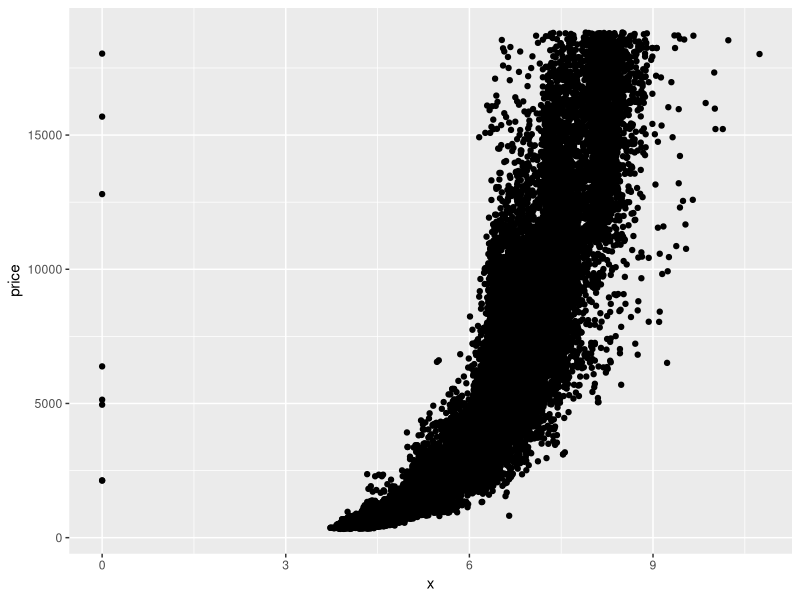
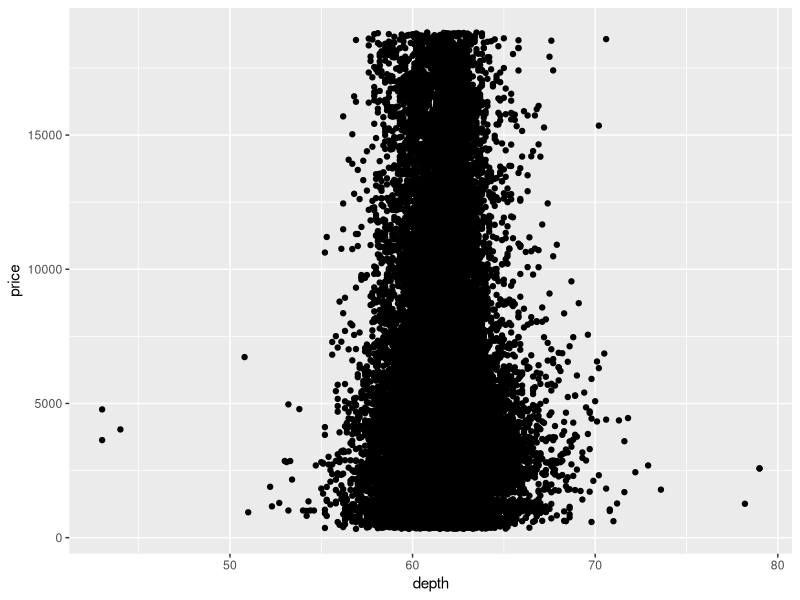
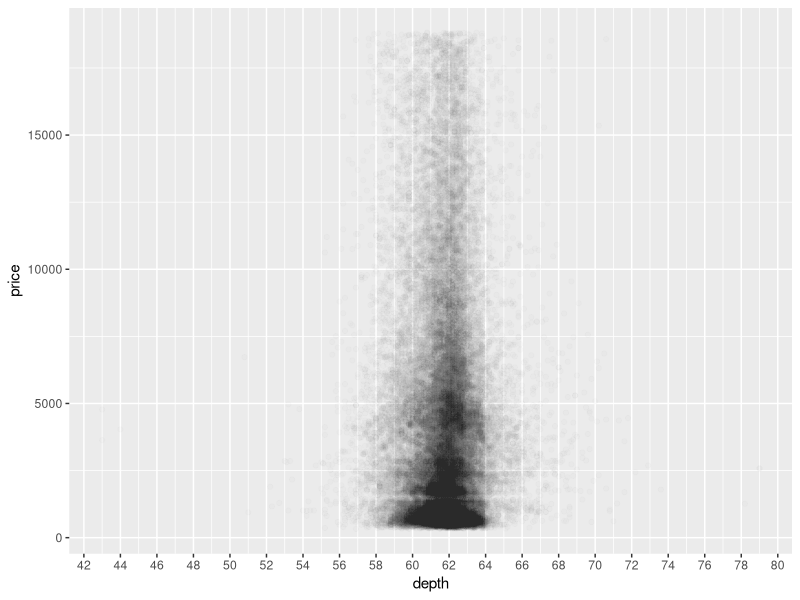
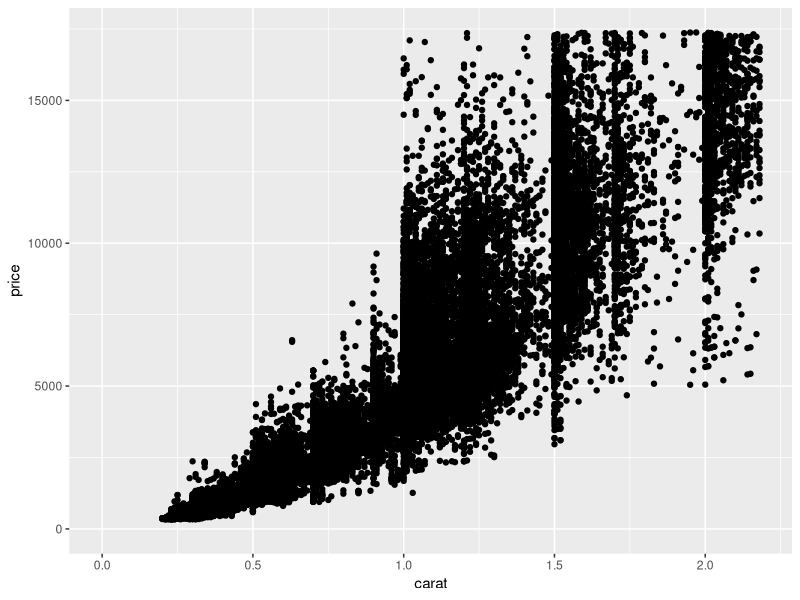
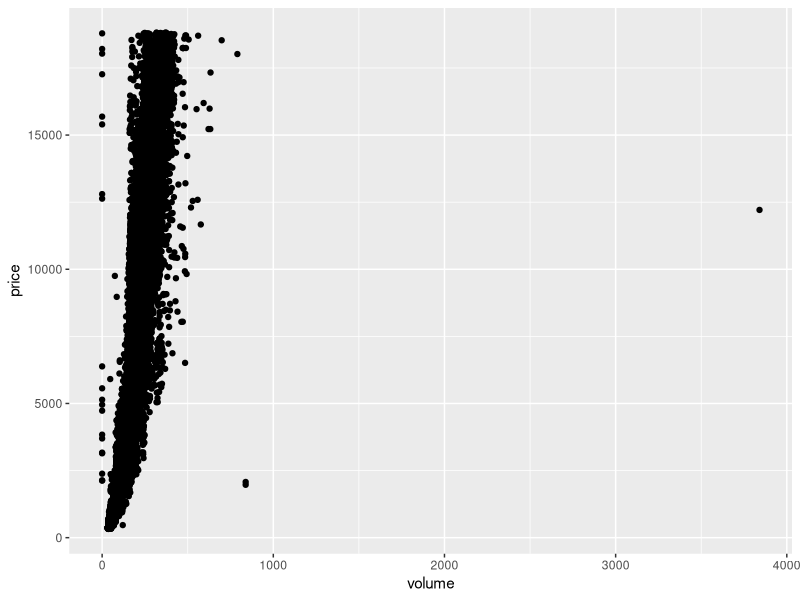
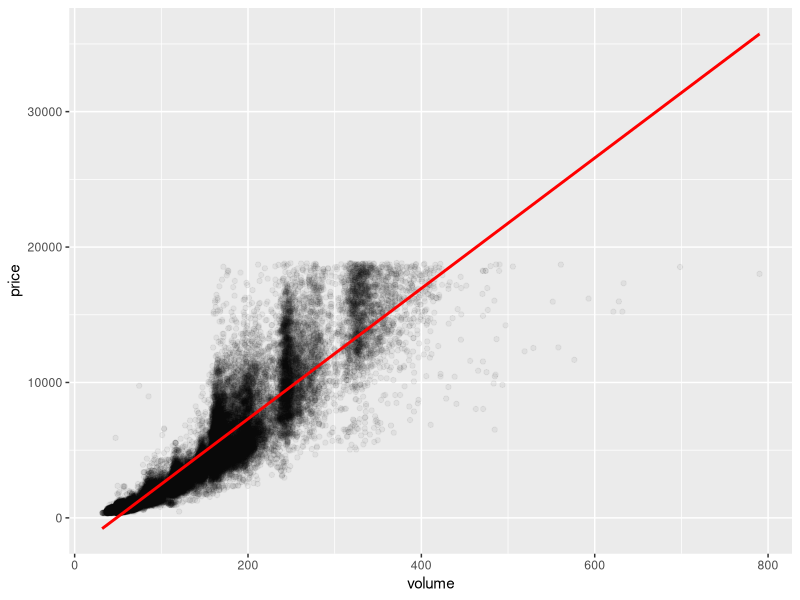
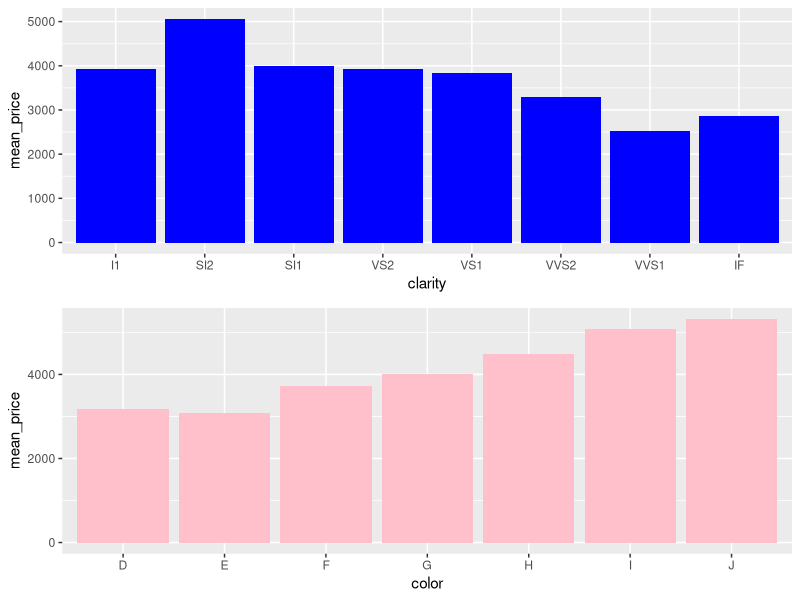

These figures' R source, in order:
## ---- chunk 1
getwd()
## ---- chunk 2
library(ggplot2)
data("diamonds")
names(diamonds)
## ---- chunk 3
ggplot ( aes(x,price), data=diamonds)+geom_point()
## ---- chunk 4

cor.test(diamonds$x,diamonds$price)
## ---- chunk 5
cor.test(diamonds$y,diamonds$price)
## ---- chunk 6
cor.test(diamonds$z,diamonds$price)
## ---- chunk 7
ggplot ( aes(depth,price), data=diamonds)+geom_point()
## ---- chunk 8
ggplot ( aes(depth,price), data=diamonds)+geom_point(alpha = 1/100)+scale_x_continuous(breaks=seq(0,80,2))
## ---- chunk 9
cor.test(diamonds$depth, diamonds$price)
## ---- chunk 10
ggplot ( aes(carat,price), data=diamonds)+geom_point()+xlim(0,quantile(diamonds$carat,0.99)) +
  ylim(0,quantile(diamonds$price,0.99))

## ---- chunk 11
diamonds$volume <- diamonds$x * diamonds$y * diamonds$z
ggplot ( aes(volume,price), data=diamonds)+geom_point()
## ---- chunk 12
library(dplyr)
#library(plyr)
#detach("package:plyr", unload=TRUE)
## ---- chunk 13
sum(diamonds$volume == 0)
#detach("package:plyr", unload=TRUE)
## ---- chunk 14
sub_diamonds=subset(diamonds, (diamonds$volume!=0 & diamonds$volume<800))
cor.test(sub_diamonds$volume, sub_diamonds$price)
## ---- chunk 15
ggplot ( aes(volume,price), data=sub_diamonds)+geom_point(alpha=1/20)+geom_smooth (method= 'lm', color= 'red')
## ---- chunk 16
library(dplyr)
diamondsByClarity <- diamonds %>%
  group_by(clarity) %>%
  summarise(mean_price = mean(price),
          median_price = median(as.numeric(price)),
          min_price=min(price),
          max_price = max(price) ,
          n=n())
diamondsByClarity
## ---- chunk 17
diamonds_by_clarity <- group_by(diamonds, clarity)
diamonds_mp_by_clarity <- summarise(diamonds_by_clarity, mean_price = mean(price))

diamonds_by_color <- group_by(diamonds, color)
diamonds_mp_by_color <- summarise(diamonds_by_color, mean_price = mean(price))
diamonds_mp_by_clarity 

## ---- chunk 18
library(gridExtra)
## ---- chunk 19
p1 <- ggplot(aes(clarity,mean_price), data=diamonds_mp_by_clarity)+geom_bar(stat='identity',fill='blue')
p2<- ggplot (aes(color,mean_price), data=diamonds_mp_by_color)+geom_bar(stat='identity', fill='pink')
grid.arrange(p1,p2,ncol=1)
## ---- chunk 20
diamondsByCut <- diamonds %>%
  group_by(cut) %>%
  summarise(mean_price = mean(price))
diamondsByCut

